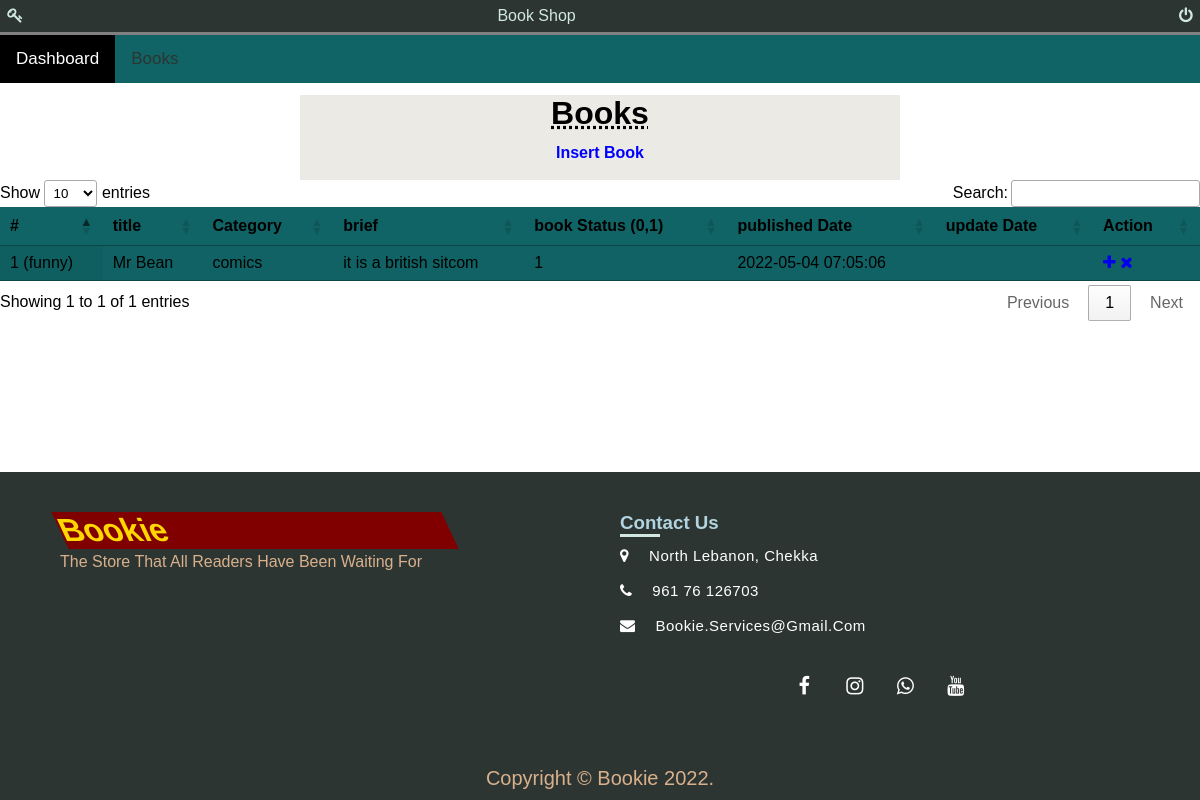
Page /authors/books.php (signed in) on the committed database.
### tables this page shows
CREATE TABLE `books` (
  `id` int(11) NOT NULL,
  `bookToken` varchar(255) NOT NULL,
  `categoryName` varchar(255) NOT NULL,
  `subcategoryName` varchar(255) NOT NULL,
  `title` varchar(255) NOT NULL,
  `brief` longtext NOT NULL,
  `authorName` varchar(255) NOT NULL,
  `coverImage` varchar(255) NOT NULL,
  `bookPrice` int(50) NOT NULL,
  `bookPriceBeforeDiscount` int(50) NOT NULL,
  `status` varchar(255) NOT NULL,
  `bookAvailability` varchar(255) NOT NULL,
  `shippingCharge` int(11) NOT NULL,
  `bookStatus` int(11) NOT NULL,
  `bookFeatured` int(11) NOT NULL,
  `publishedDate` timestamp NOT NULL DEFAULT current_timestamp(),
  `updatedDate` varchar(255) NOT NULL
);

CREATE TABLE `category` (
  `id` int(11) NOT NULL,
  `categoryToken` varchar(255) NOT NULL,
  `categoryName` varchar(255) NOT NULL,
  `categoryDescription` longtext NOT NULL,
  `categoryStatus` int(11) NOT NULL,
  `createDate` timestamp NOT NULL DEFAULT current_timestamp(),
  `updateDate` varchar(255) NOT NULL
);

CREATE TABLE `subcategory` (
  `id` int(11) NOT NULL,
  `categoryToken` varchar(255) NOT NULL,
  `categoryName` varchar(255) NOT NULL,
  `subcategoryToken` varchar(255) NOT NULL,
  `subcategoryName` varchar(255) NOT NULL,
  `subcategoryDescription` longtext NOT NULL,
  `subcategoryStatus` int(11) NOT NULL,
  `createDate` timestamp NOT NULL DEFAULT current_timestamp(),
  `updateDate` varchar(255) NOT NULL
);

### authors/books.php (the view, shortened to what this page needs)
<?php
include('db/connection.php');
if(strlen($_SESSION['email'])==0)
	{
header('location:index.php');
}
else{
?>
<html>
<head>
	<link href="https://cdn.datatables.net/1.11.3/css/jquery.dataTables.min.css" rel="stylesheet">
			<link rel="stylesheet" href="https://cdnjs.cloudflare.com/ajax/libs/font-awesome/4.7.0/css/font-awesome.min.css">
			<link href="css/admin.css" rel="stylesheet">
	</head>
	<body>
		<?php include('includes/topnavigation.php');?>
<center>
	<div class="container">
		<div class="titlewrapper">
			<h1 class="title"> books</h1>
			<h4 class="subtitle"><a href="insertbooks.php" class="subtitle-link">insert book</a></h4>
		</div>
		<div class="wrapper">
		<br />
</div>
</center>
							<table id="datable" class="display" style="width:100%">
									<thead>
										<tr>
											<th id="custom_td">#</th>
											<th id="custom_td">title</th>
											<th id="custom_td">Category </th>
											<th id="custom_td">brief</th>
                      <th id="custom_td">book Status (0,1)</th>
											<th id="custom_td">published Date</th>
											<th id="custom_td">update Date</th>
											<th id="custom_td">Action</th>
										</tr>
									</thead>
									<tbody>
<?php $query=mysqli_query($con,"SELECT books.*,category.categoryName,
subcategory.subcategoryName FROM books JOIN category ON category.categoryName=books.categoryName
JOIN subcategory ON subcategory.subcategoryName=books.subCategoryName JOIN authors ON books.authorName = authors.name WHERE email = '".$_SESSION['email']."'");
$cnt=1;
while($row=mysqli_fetch_array($query))
{
?>
										<tr id="custom_tr">
											<td><?php echo htmlentities($cnt);?></td>
											<td id="cap_username"><?php echo htmlentities($row['title']);?></td>
											<td><?php echo htmlentities($row['categoryName']);?></td>
											<td> <?php echo htmlentities($row['subcategoryName']);?></td>
											<td><?php echo htmlentities($row['brief']);?></td>
											<td><?php echo htmlentities($row['bookStatus']);?></td>
											<td><?php echo htmlentities($row['publishedDate']);?></td>
											<td><?php echo htmlentities($row['updatedDate']);?></td>
											<td>
											<a href="editbooks.php?bName=<?php echo $row['bookToken']?>" ><i class="fa fa-plus"></i></a>
											<a href="books.php?bName=<?php echo $row['bookToken']?>&del=delete" onClick="return confirm('Are you sure you want to delete?')"><i class="fa fa-times"></i></a></td>
										</tr>
										<?php $cnt=$cnt+1; } ?>
								</table>
<?php include('includes/footer.inc.php');?>
</body>
<?php } ?>

### authors/css/admin.css (style rules this page uses)
.container { background-color: #ECEAE4; width: 50%; }
.titlewrapper .title { text-transform: capitalize; font-family: sans-serif; transition: 1s; text-decoration: underline; text-decoration-style: dotted; font-weight: 900; margin-top: 2%; }
.titlewrapper .subtitle { margin-top: 2%; }
.titlewrapper .subtitle-link { text-decoration: none; text-transform: capitalize; font-weight: bolder; color: blue; }
table { background-color: #116466; }

### authors/includes/topnavigation.php (style rules this page uses)
* { margin: 0; padding: 0; box-sizing: border-box; font-family: sans-serif; }

### authors/includes/footer.inc.php (style rules this page uses)
.body_footer { position: relative; padding-bottom: 448px; min-height: 100vh; }

### rows in the picture
books: title "Mr Bean", category.categoryName "comics", subcategory.subcategoryName "funny)", brief "it is a british sitcom", bookStatus "1", publishedDate "2022-05-04 07:05:06"
